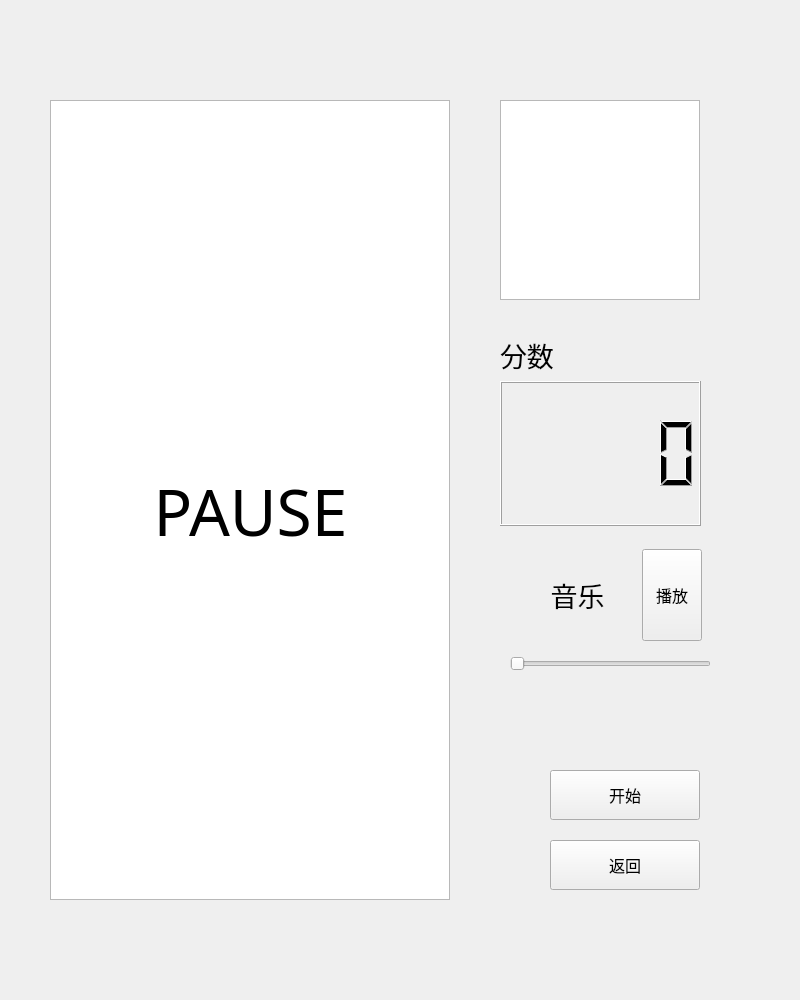
<ui version="4.0">
 <author/>
 <comment/>
 <exportmacro/>
 <class>GameWindow</class>
 <widget class="QWidget" name="GameWindow">
  <property name="geometry">
   <rect>
    <x>0</x>
    <y>0</y>
    <width>800</width>
    <height>1000</height>
   </rect>
  </property>
  <property name="minimumSize">
   <size>
    <width>800</width>
    <height>1000</height>
   </size>
  </property>
  <property name="maximumSize">
   <size>
    <width>800</width>
    <height>1000</height>
   </size>
  </property>
  <property name="windowTitle">
   <string>Form</string>
  </property>
  <widget class="QGraphicsView" name="gameGraphicsView">
   <property name="geometry">
    <rect>
     <x>50</x>
     <y>100</y>
     <width>400</width>
     <height>800</height>
    </rect>
   </property>
  </widget>
  <widget class="QGraphicsView" name="nextBlockGraphicsView">
   <property name="geometry">
    <rect>
     <x>500</x>
     <y>100</y>
     <width>200</width>
     <height>200</height>
    </rect>
   </property>
  </widget>
  <widget class="QWidget" name="scoreWidget" native="true">
   <property name="geometry">
    <rect>
     <x>500</x>
     <y>335</y>
     <width>201</width>
     <height>191</height>
    </rect>
   </property>
   <layout class="QVBoxLayout" name="verticalLayout">
    <item>
     <widget class="QLabel" name="scoreLabel">
      <property name="sizePolicy">
       <sizepolicy hsizetype="Fixed" vsizetype="Fixed">
        <horstretch>0</horstretch>
        <verstretch>0</verstretch>
       </sizepolicy>
      </property>
      <property name="font">
       <font>
        <family>等线</family>
        <pointsize>20</pointsize>
       </font>
      </property>
      <property name="text">
       <string>分数</string>
      </property>
     </widget>
    </item>
    <item>
     <widget class="QLCDNumber" name="scoreLCD">
      <property name="sizePolicy">
       <sizepolicy hsizetype="Preferred" vsizetype="Preferred">
        <horstretch>0</horstretch>
        <verstretch>0</verstretch>
       </sizepolicy>
      </property>
     </widget>
    </item>
   </layout>
  </widget>
  <widget class="QPushButton" name="backBtn">
   <property name="geometry">
    <rect>
     <x>550</x>
     <y>840</y>
     <width>150</width>
     <height>50</height>
    </rect>
   </property>
   <property name="font">
    <font>
     <family>等线</family>
     <pointsize>12</pointsize>
    </font>
   </property>
   <property name="text">
    <string>返回</string>
   </property>
  </widget>
  <widget class="QPushButton" name="restart_btn">
   <property name="geometry">
    <rect>
     <x>550</x>
     <y>770</y>
     <width>150</width>
     <height>50</height>
    </rect>
   </property>
   <property name="font">
    <font>
     <family>等线</family>
     <pointsize>12</pointsize>
    </font>
   </property>
   <property name="text">
    <string>开始</string>
   </property>
  </widget>
  <widget class="QLabel" name="pauseLabel">
   <property name="geometry">
    <rect>
     <x>110</x>
     <y>420</y>
     <width>281</width>
     <height>181</height>
    </rect>
   </property>
   <property name="font">
    <font>
     <family>Agency FB</family>
     <pointsize>48</pointsize>
    </font>
   </property>
   <property name="layoutDirection">
    <enum>Qt::LeftToRight</enum>
   </property>
   <property name="text">
    <string>PAUSE</string>
   </property>
   <property name="alignment">
    <set>Qt::AlignCenter</set>
   </property>
  </widget>
  <widget class="QWidget" name="widget" native="true">
   <property name="geometry">
    <rect>
     <x>510</x>
     <y>540</y>
     <width>201</width>
     <height>131</height>
    </rect>
   </property>
   <layout class="QVBoxLayout" name="verticalLayout_2">
    <item>
     <widget class="QWidget" name="scoreWidget_2" native="true">
      <layout class="QHBoxLayout" name="horizontalLayout">
       <item>
        <widget class="QLabel" name="musicLabel">
         <property name="sizePolicy">
          <sizepolicy hsizetype="Preferred" vsizetype="Preferred">
           <horstretch>0</horstretch>
           <verstretch>0</verstretch>
          </sizepolicy>
         </property>
         <property name="font">
          <font>
           <family>等线</family>
           <pointsize>20</pointsize>
          </font>
         </property>
         <property name="text">
          <string>音乐</string>
         </property>
         <property name="alignment">
          <set>Qt::AlignCenter</set>
         </property>
        </widget>
       </item>
       <item>
        <widget class="QPushButton" name="musicBtn">
         <property name="sizePolicy">
          <sizepolicy hsizetype="Fixed" vsizetype="Preferred">
           <horstretch>0</horstretch>
           <verstretch>0</verstretch>
          </sizepolicy>
         </property>
         <property name="maximumSize">
          <size>
           <width>60</width>
           <height>16777215</height>
          </size>
         </property>
         <property name="font">
          <font>
           <family>等线</family>
           <pointsize>12</pointsize>
          </font>
         </property>
         <property name="text">
          <string>播放</string>
         </property>
        </widget>
       </item>
      </layout>
     </widget>
    </item>
    <item>
     <widget class="QSlider" name="musicSlider">
      <property name="sizePolicy">
       <sizepolicy hsizetype="Expanding" vsizetype="Fixed">
        <horstretch>0</horstretch>
        <verstretch>0</verstretch>
       </sizepolicy>
      </property>
      <property name="orientation">
       <enum>Qt::Horizontal</enum>
      </property>
     </widget>
    </item>
   </layout>
  </widget>
 </widget>
 <resources/>
 <connections/>
</ui>
